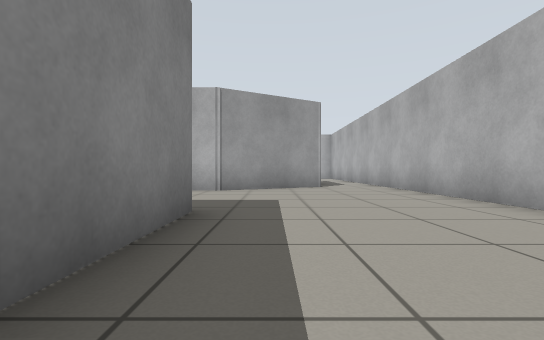
View 1 (above)

24 first-person views from a walk through a Gazebo world. The camera is 0.5 m above the floor, looks level and sees 85° across. The floor is counted in squares, 1 m on a side. Each view is taken from the middle of a square. On the plan, view 1 faces up. The plan holds only what a view shows up to about 9 squares ahead; the rest is blank.

View 2
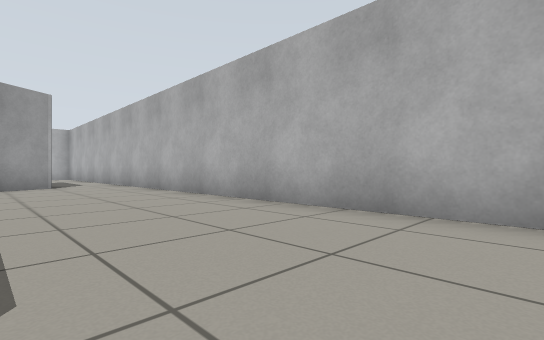

View 3
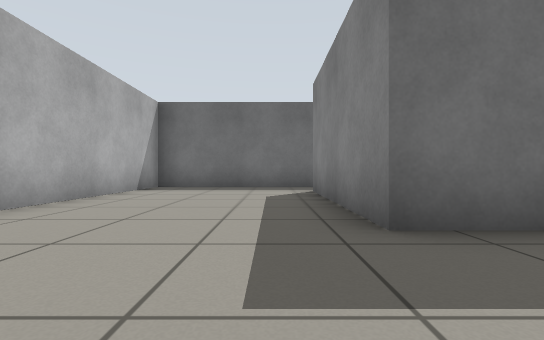

View 4
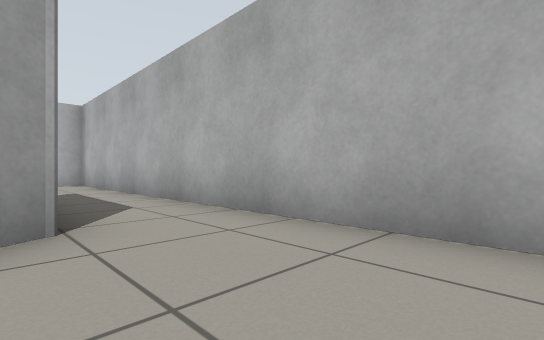

View 5
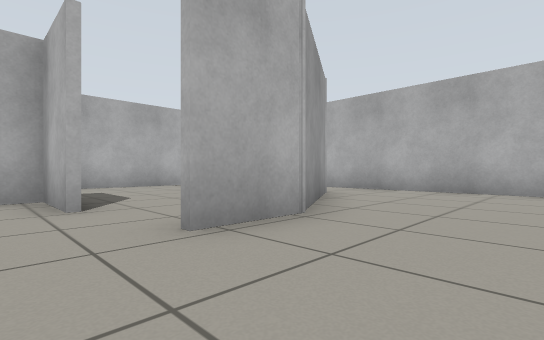

View 6
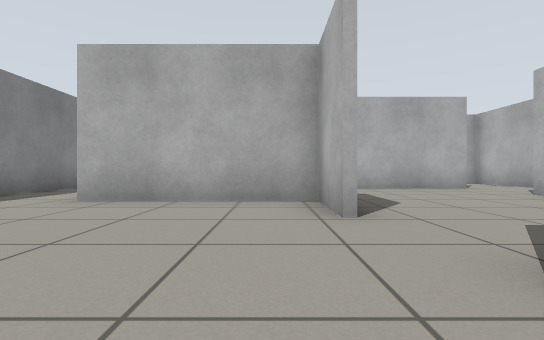

View 7
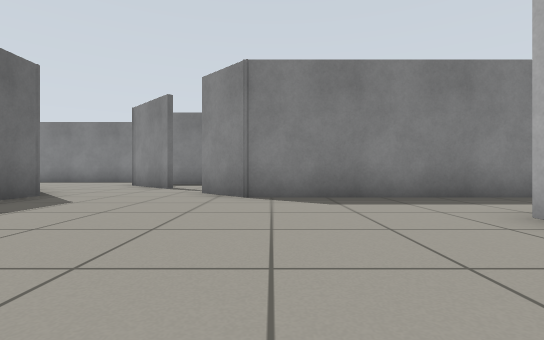

View 8
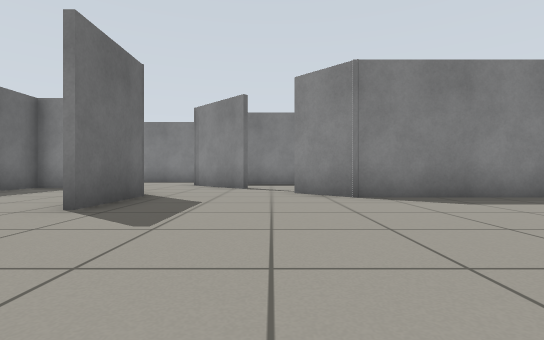

View 9
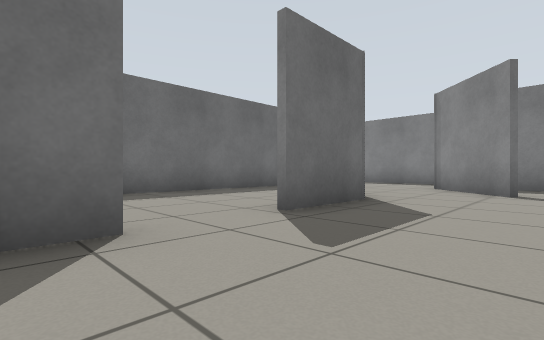

View 10
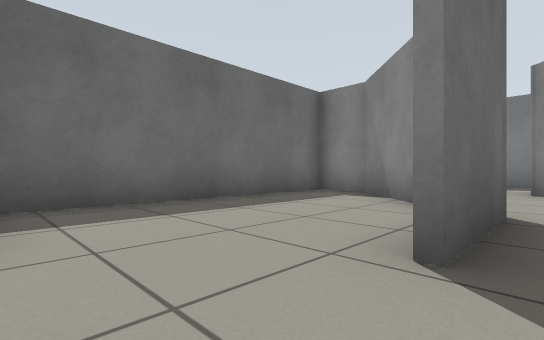

View 11
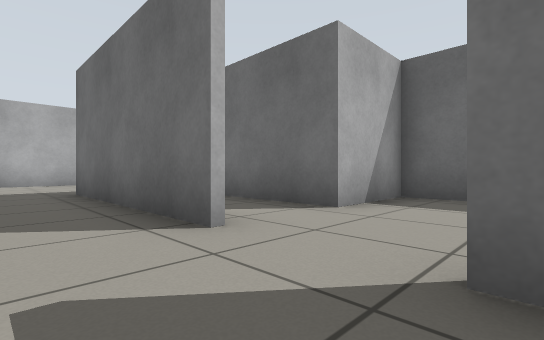

View 12
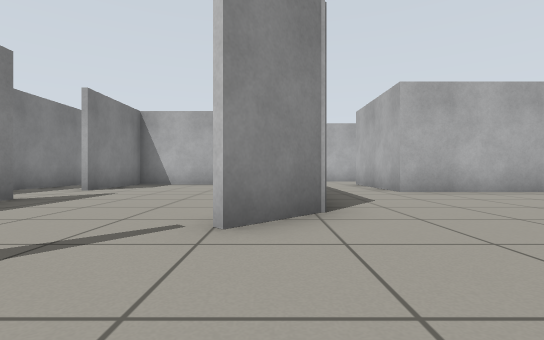

View 13
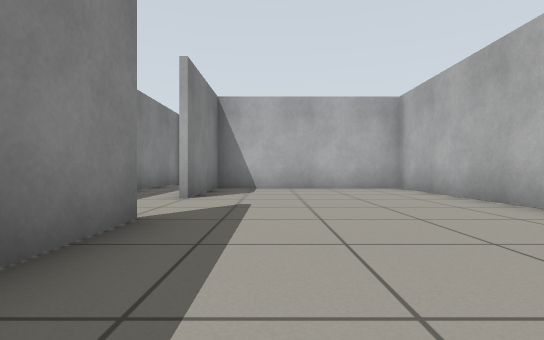

View 14
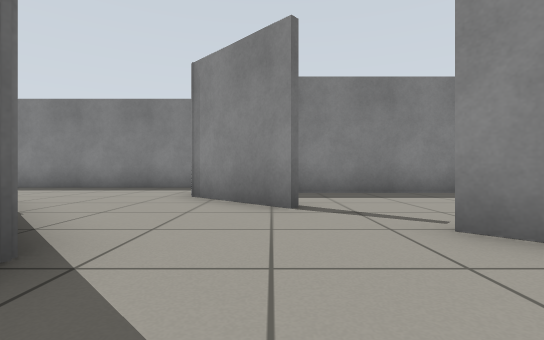

View 15
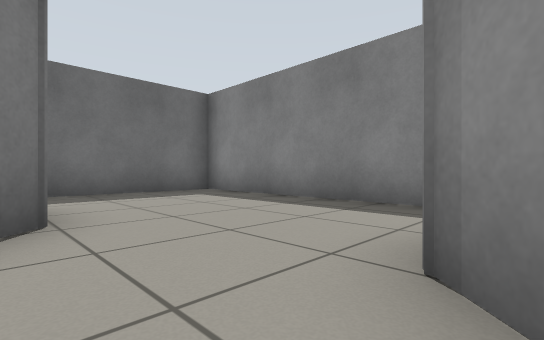

View 16
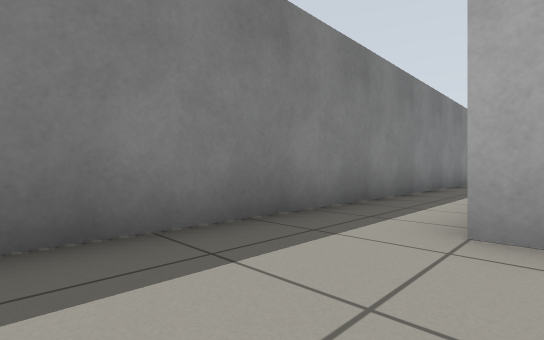

View 17
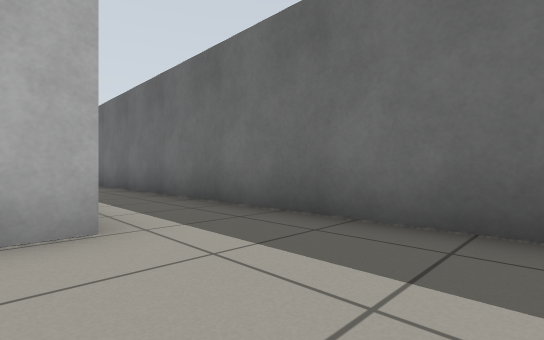

View 18
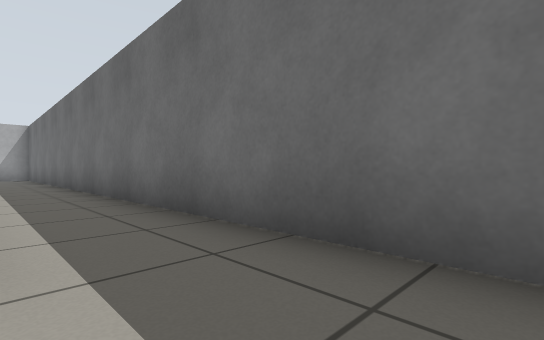

View 19
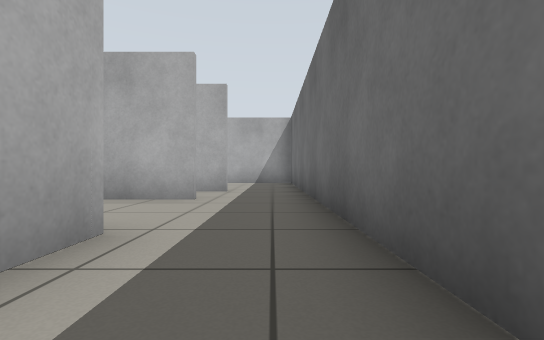

View 20
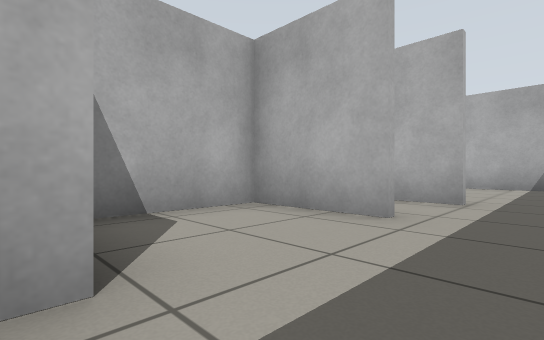

View 21
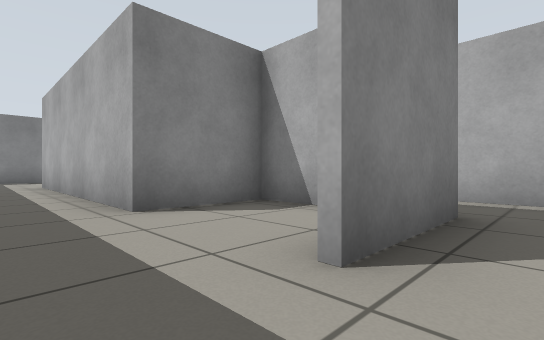

View 22
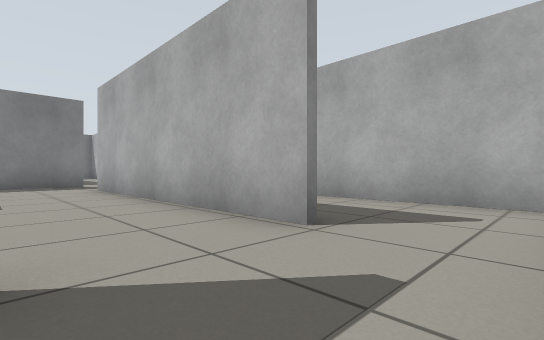

View 23
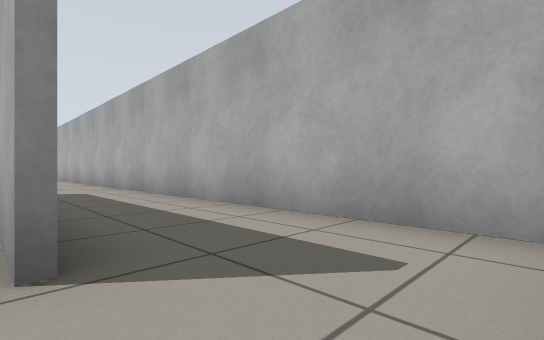

View 24
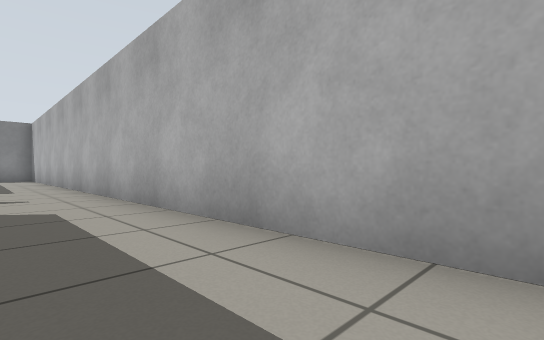

### Floor plan
Points are (right, up) in squares from view 1. A wall is a line through its corners. A room is listed if a view was taken in it or the views show most of it. See-through windows are left out.
Room 1 (views 1, 2, 3, 4, 22)
walls: (-2.5, 3.6) (-1, 3.6) (-1, -0.9); (1.5, 8.8) (-1.3, 7.2) (-2.9, 7.2); (-1.6, -2.7) (3.4, -2.7) (3.4, 13.4); (1.4, 14.1) (0.4, 14.1)
ways out: opening at (-1.5, 5.5) to room 2; opening at (1, 12.5) to room 2; opening at (-1, -1.5) to room 6; opening at (2.5, 14) to room 7
Room 2 (views 5, 6, 7, 8, 9, 10, 11, 12, 14, 15)
walls: (-5.9, 3.6) (-2.5, 3.6); (-3.3, 9.1) (-3.3, 10.7) (-7.1, 10.7); (-9.4, 7.7) (-10.5, 6.5); (-9.4, 10.6) (-9.4, 7.4); (-9.8, 3.6) (-7.6, 3.6); (-11.8, 5.3) (-13.6, 3.5); (-10.6, 2.4) (-12.3, 0.7) (-12.3, -0.5) (-5.8, -0.5) (-5.8, 1.6); (-6.9, 14.2) (-6.9, 12.4); (0.4, 14.1) (-5.1, 14.1)
ways out: opening at (-1.5, 5.5) to room 1; opening at (1, 12.5) to room 1; opening at (-11, 6) to room 3; opening at (-12.5, 2.5) to room 4; opening at (-8, 10) to room 4; opening at (-6, 14) to room 7
Room 3 (view 13)
walls: (-9.5, 9.8) (-9.5, 14.1) (-14.4, 14.1) (-14.4, 11.1); (-14.4, 9.1) (-14.4, 5.1)
ways out: opening at (-11, 6) to room 2; opening at (-14, 10) to room 4
Room 4 (views 16, 17, 18)
walls: (-14, 3.5) (-14.6, 3.5); (-16.3, 15) (-16.3, -2.7) (-12.6, -2.7); (-12.5, 0.7) (-12.3, 0.9); (-7.1, 10.7) (-7.1, 13); (-9.4, 14.2) (-9.4, 10.6); (-12.4, -0.7) (-12.4, 0); (-7.5, 16.7) (-11, 16.7)
ways out: opening at (-12.5, 2.5) to room 2; opening at (-8, 10) to room 2; opening at (-14, 10) to room 3; opening at (-12, -2) to room 5; opening at (-7, 15.5) to room 7
Room 5 (views 19, 20)
walls: (-3, -0.8) (-3, 1.4) (-5.7, 1.4) (-5.7, -0.7) (-12.4, -0.7); (-12.6, -2.7) (-3.6, -2.7)
ways out: opening at (-12, -2) to room 4; opening at (-3, -1.5) to room 6
Room 6 (view 21)
walls: (-2.8, 1.6) (-2.8, -0.8); (-1.1, -1) (-1.1, 0.1); (-2.1, 3.5) (-3.3, 3.5); (-5.8, 1.6) (-3.2, 1.6); (-3.6, -2.7) (-1.6, -2.7)
ways out: opening at (-1, -1.5) to room 1; opening at (-3, -1.5) to room 5
Room 7 (views 23, 24)
walls: (3, 16.7) (-7.5, 16.7); (3.4, 13.4) (3.4, 16.4)
ways out: opening at (2.5, 14) to room 1; opening at (-6, 14) to room 2; opening at (-7, 15.5) to room 4

Where each view was taken, in squares from view 1:
view 1: 0 up, 0 right, facing up
view 2: 1 down, 0 right, facing up-right
view 3: 6 up, 0 right, facing down
view 4: 6 up, 1 right, facing up-right
view 5: 5 up, 4 left, facing up-right
view 6: 6 up, 4 left, facing up
view 7: 8 up, 4 left, facing left
view 8: 6 up, 4 left, facing left
view 9: 6 up, 5 left, facing down-left
view 10: 4 up, 6 left, facing down-left
view 11: 5 up, 8 left, facing down-right
view 12: 4 up, 10 left, facing up
view 13: 6 up, 13 left, facing up
view 14: 5 up, 8 left, facing left
view 15: 4 up, 12 left, facing down-left
view 16: 1 up, 14 left, facing up-left
view 17: 0 up, 15 left, facing down-right
view 18: 1 down, 14 left, facing down-right
view 19: 2 down, 8 left, facing right
view 20: 2 down, 6 left, facing up-right
view 21: 2 down, 2 left, facing up-left
view 22: 12 up, 3 right, facing up-left
view 23: 14 up, 3 right, facing up-left
view 24: 15 up, 0 right, facing up-left
